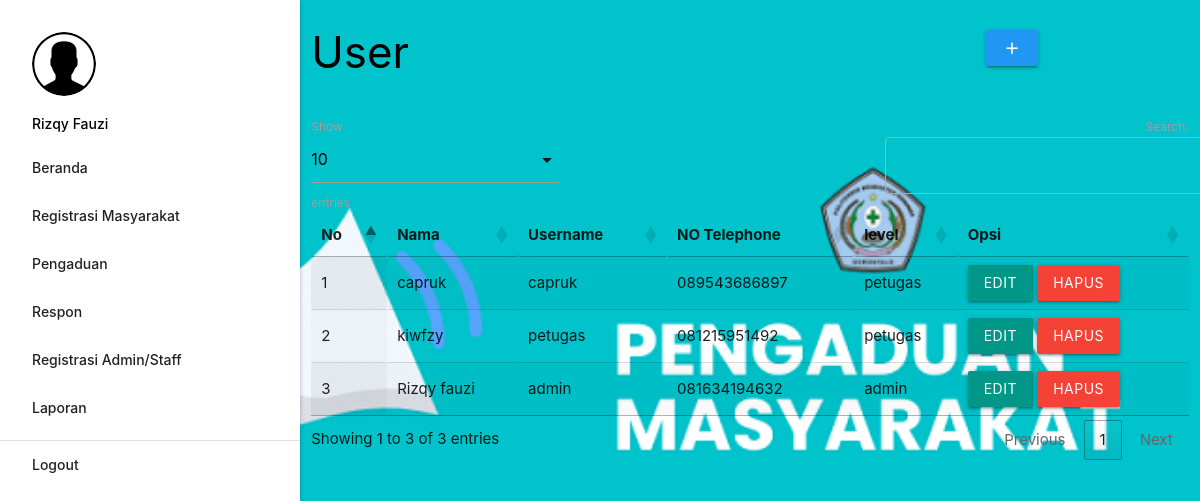
Page /admin/index.php?p=user (signed in) on the committed database.
### tables this page shows
CREATE TABLE `petugas` (
  `id_petugas` int(5) NOT NULL,
  `nama_petugas` varchar(30) NOT NULL,
  `username` varchar(30) NOT NULL,
  `password` varchar(255) NOT NULL,
  `telp_petugas` varchar(13) NOT NULL,
  `level` enum('admin','petugas') NOT NULL
);

### admin/user.php (the view, shortened to what this page needs)
       <div class="row">
         <div class="col s12 m9">
           <h3 class="black-text">User</h3>
         </div>
         <div class="col s12 m3">
           <div class="section"></div>
           <a class="waves-effect waves-light btn modal-trigger blue" href="#modal1"><i class="material-icons">add</i></a>
         </div>
       </div>
       <table id="example" class="display responsive-table" style="width:100%">
         <thead>
             <tr>
			<th>No</th>
			<th>Nama</th>
			<th>Username</th>
			<th>NO Telephone</th>
			<th>level</th>
			<th>Opsi</th>
             </tr>
         </thead>
         <tbody>
<?php
	$no=1;
	$tampil = mysqli_query($koneksi,"SELECT * FROM petugas ORDER BY nama_petugas ASC");
	while ($r=mysqli_fetch_assoc($tampil)) { ?>
	<tr>
		<td><?php echo $no++; ?></td>
		<td><?php echo $r['nama_petugas']; ?></td>
		<td><?php echo $r['username']; ?></td>
		<td><?php echo $r['telp_petugas']; ?></td>
		<td><?php echo $r['level']; ?></td>
		<td><a class="btn teal modal-trigger" href="#user_edit<?php echo $r['id_petugas'] ?>">Edit</a> <a class="red btn" onclick="return confirm('Anda Yakin Ingin Menghapus Y/N')" href="index.php?p=user_hapus&id_petugas=<?php echo $r['id_petugas'] ?>">Hapus</a></td>
	</tr>
           <?php  }
            ?>
         </tbody>
       </table>

### rows in the picture
petugas: nama_petugas "capruk", username "capruk", telp_petugas "089543686897", level "petugas"
petugas: nama_petugas "kiwfzy", username "petugas", telp_petugas "081215951492", level "petugas"
petugas: nama_petugas "Rizqy fauzi", username "admin", telp_petugas "081634194632", level "admin"

### other values in the picture
$_SESSION['data']['nama_petugas'] "Rizqy Fauzi"
